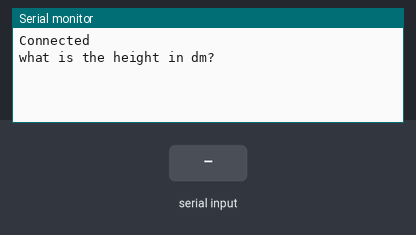
The sketch below on a simulated Arduino Uno, built with avr-gcc and run on an emulated ATmega328P. Shown: the last lines printed to the serial monitor. The test bench sets the inputs (shaded band).

Above: at 1.2 s.
1.3 s: "90,45\n" received over Serial
At 2.1 s:
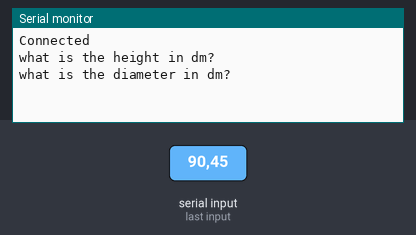
3.8 s: "30,150\n" received over Serial
At 5.2 s:
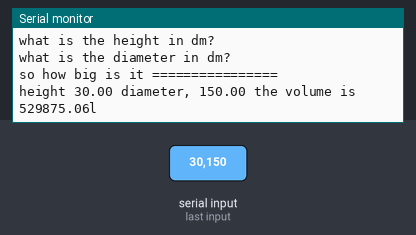

Measured:
- after the input at 1.3 s, the serial monitor: prints a new line at once (image 1)
- after the input at 3.8 s, the serial monitor: prints a new line after 1.0 s (image 2)

The sketch:

inhoud.ino
```cpp
float pi = 3.14;
float anwser1;
float anwser2;
float volume;

void setup() {
  Serial.begin(9600);
  Serial.println("Connected");
}

void loop() {
  Serial.println("what is the height in dm?");
  while(Serial.available() == 0)
  {}
  anwser1 = Serial.parseFloat();

  Serial.println("what is the diameter in dm?");
  while(Serial.available() == 0)
  {}
  anwser2 = Serial.parseFloat();

  delay(1000);

  Calc();
}

void Calc(){
  volume = pi * (anwser2 / 2) * (anwser2 / 2) * anwser1;

  Serial.println("so how big is it ================");
  Serial.print ("height ");
  Serial.print (anwser1);
  Serial.print (" diameter, ");
  Serial.print (anwser2);
  Serial.print (" the volume is ");
  Serial.print (volume);
  Serial.println ("l");
  delay (1000);
}
```
